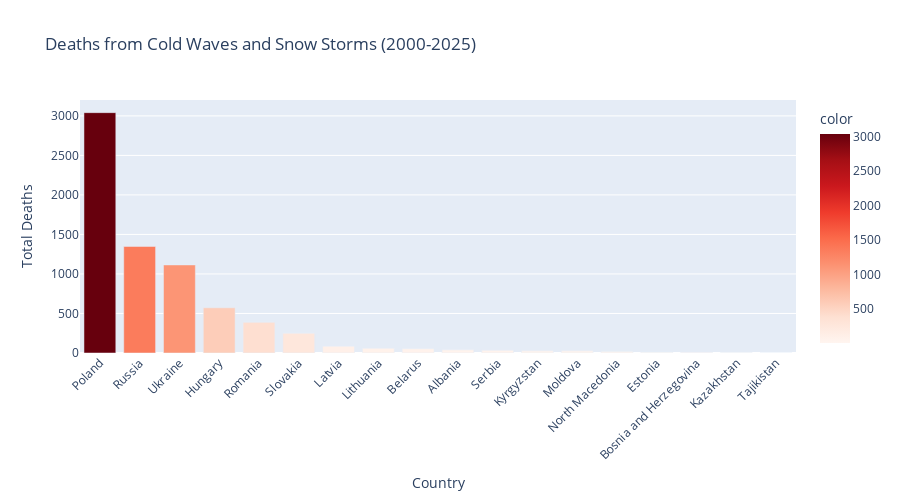

The notebook cell saved with this chart:
### Code cell
# Visualize deaths by country
if len(impacts_df) > 0 and 'deaths_by_country' in dir():
    if len(deaths_by_country) > 0:
        fig = px.bar(
            x=deaths_by_country.index,
            y=deaths_by_country.values,
            title='Deaths from Cold Waves and Snow Storms (2000-2025)',
            labels={'x': 'Country', 'y': 'Total Deaths'},
            color=deaths_by_country.values,
            color_continuous_scale='Reds'
        )
        fig.update_layout(
            xaxis_tickangle=-45,
            height=500
        )
        fig.show()

### Figure 1 — Plotly figure (JSON) as saved in the notebook; plotly's stock layout.template omitted (floating-point values rounded to 4 significant figures)
{"data": [{"hovertemplate": "Country=%{x}<br>Total Deaths=%{y}<br>color=%{marker.color}<extra></extra>", "legendgroup": "", "marker": {"color": [3041.0, 1348.0, 1114.0, 572.0, 388.0, 249.0, 86.0, 60.0, 54.0, 40.0, 34.0, 27.0, 27.0, 20.0, 11.0, 9.0, 3.0, 1.0], "coloraxis": "coloraxis", "pattern": {"shape": ""}}, "name": "", "orientation": "v", "showlegend": false, "textposition": "auto", "type": "bar", "x": ["Poland", "Russia", "Ukraine", "Hungary", "Romania", "Slovakia", "Latvia", "Lithuania", "Belarus", "Albania", "Serbia", "Kyrgyzstan", "Moldova", "North Macedonia", "Estonia", "Bosnia and Herzegovina", "Kazakhstan", "Tajikistan"], "xaxis": "x", "y": [3041.0, 1348.0, 1114.0, 572.0, 388.0, 249.0, 86.0, 60.0, 54.0, 40.0, 34.0, 27.0, 27.0, 20.0, 11.0, 9.0, 3.0, 1.0], "yaxis": "y"}], "layout": {"barmode": "relative", "coloraxis": {"colorbar": {"title": {"text": "color"}}, "colorscale": [[0, "rgb(255,245,240)"], [0.125, "rgb(254,224,210)"], [0.25, "rgb(252,187,161)"], [0.375, "rgb(252,146,114)"], [0.5, "rgb(251,106,74)"], [0.625, "rgb(239,59,44)"], [0.75, "rgb(203,24,29)"], [0.875, "rgb(165,15,21)"], [1, "rgb(103,0,13)"]]}, "height": 500, "legend": {"tracegroupgap": 0}, "title": {"text": "Deaths from Cold Waves and Snow Storms (2000-2025)"}, "xaxis": {"anchor": "y", "domain": [0, 1], "tickangle": -45, "title": {"text": "Country"}}, "yaxis": {"anchor": "x", "domain": [0, 1], "title": {"text": "Total Deaths"}}}}
